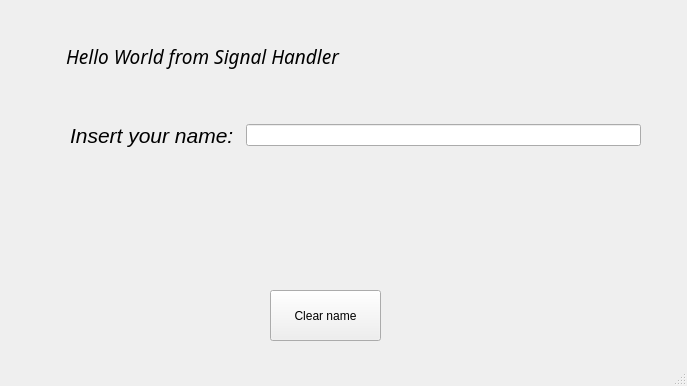
<?xml version="1.0" encoding="UTF-8"?>
<ui version="4.0">
 <class>MainWindow</class>
 <widget class="QMainWindow" name="MainWindow">
  <property name="geometry">
   <rect>
    <x>0</x>
    <y>0</y>
    <width>687</width>
    <height>386</height>
   </rect>
  </property>
  <property name="windowTitle">
   <string>MainWindow</string>
  </property>
  <widget class="QWidget" name="centralwidget">
   <widget class="QLabel" name="label">
    <property name="geometry">
     <rect>
      <x>66</x>
      <y>26</y>
      <width>341</width>
      <height>61</height>
     </rect>
    </property>
    <property name="font">
     <font>
      <family>Tlwg Typo</family>
      <pointsize>14</pointsize>
      <italic>true</italic>
     </font>
    </property>
    <property name="text">
     <string>Hello World from Signal Handler</string>
    </property>
   </widget>
   <widget class="QLabel" name="label_2">
    <property name="geometry">
     <rect>
      <x>130</x>
      <y>370</y>
      <width>191</width>
      <height>71</height>
     </rect>
    </property>
    <property name="font">
     <font>
      <pointsize>20</pointsize>
      <italic>true</italic>
     </font>
    </property>
    <property name="text">
     <string/>
    </property>
   </widget>
   <widget class="QWidget" name="horizontalLayoutWidget">
    <property name="geometry">
     <rect>
      <x>70</x>
      <y>100</y>
      <width>571</width>
      <height>71</height>
     </rect>
    </property>
    <layout class="QHBoxLayout" name="horizontalLayout">
     <item>
      <widget class="QLabel" name="label_3">
       <property name="font">
        <font>
         <pointsize>16</pointsize>
         <italic>true</italic>
        </font>
       </property>
       <property name="text">
        <string>Insert your name: </string>
       </property>
      </widget>
     </item>
     <item>
      <widget class="QLineEdit" name="lineEdit"/>
     </item>
    </layout>
   </widget>
   <widget class="QLabel" name="label_4">
    <property name="geometry">
     <rect>
      <x>190</x>
      <y>190</y>
      <width>291</width>
      <height>71</height>
     </rect>
    </property>
    <property name="font">
     <font>
      <family>Garuda</family>
      <pointsize>26</pointsize>
      <weight>75</weight>
      <italic>true</italic>
      <bold>true</bold>
      <underline>true</underline>
     </font>
    </property>
    <property name="text">
     <string/>
    </property>
   </widget>
   <widget class="QPushButton" name="pushButton">
    <property name="geometry">
     <rect>
      <x>270</x>
      <y>290</y>
      <width>111</width>
      <height>51</height>
     </rect>
    </property>
    <property name="text">
     <string>Clear name</string>
    </property>
   </widget>
  </widget>
  <widget class="QMenuBar" name="menubar">
   <property name="geometry">
    <rect>
     <x>0</x>
     <y>0</y>
     <width>687</width>
     <height>29</height>
    </rect>
   </property>
  </widget>
  <widget class="QStatusBar" name="statusbar"/>
 </widget>
 <resources/>
 <connections>
  <connection>
   <sender>lineEdit</sender>
   <signal>textChanged(QString)</signal>
   <receiver>label_4</receiver>
   <slot>setText(QString)</slot>
   <hints>
    <hint type="sourcelabel">
     <x>332</x>
     <y>164</y>
    </hint>
    <hint type="destinationlabel">
     <x>332</x>
     <y>251</y>
    </hint>
   </hints>
  </connection>
  <connection>
   <sender>pushButton</sender>
   <signal>clicked()</signal>
   <receiver>label_4</receiver>
   <slot>clear()</slot>
   <hints>
    <hint type="sourcelabel">
     <x>325</x>
     <y>344</y>
    </hint>
    <hint type="destinationlabel">
     <x>335</x>
     <y>254</y>
    </hint>
   </hints>
  </connection>
  <connection>
   <sender>pushButton</sender>
   <signal>clicked()</signal>
   <receiver>lineEdit</receiver>
   <slot>clear()</slot>
   <hints>
    <hint type="sourcelabel">
     <x>325</x>
     <y>344</y>
    </hint>
    <hint type="destinationlabel">
     <x>440</x>
     <y>164</y>
    </hint>
   </hints>
  </connection>
 </connections>
</ui>
